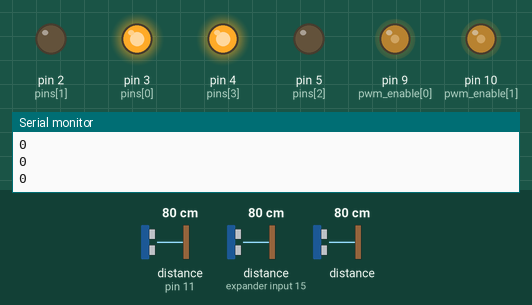
Simulated run of this sketch. Board: Arduino Uno, built with avr-gcc and run on an emulated ATmega328P. On the bench: output pins drawn as LEDs (lit = HIGH), the last lines printed to the serial monitor. The test bench sets the inputs (shaded band); at power-on: distance to the obstacle (sensors on pin 11, expander input 15) 80 cm, distance to the obstacle 80 cm. The echo pulse lasts 58.3 µs per cm.

Above: at 1.2 s.
1.3 s: distance to the obstacle (sensor on pin 11) set to 43 cm
2.8 s: distance to the obstacle (sensor on pin 11) set to 37 cm
At 4.2 s:
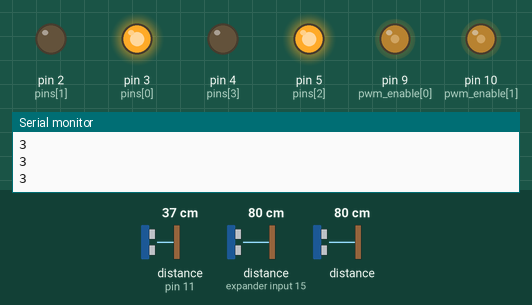
4.5 s: distance to the obstacle (sensor 211) set to 44 cm
6.0 s: distance to the obstacle (sensor 211) set to 36 cm
At 7.1 s:
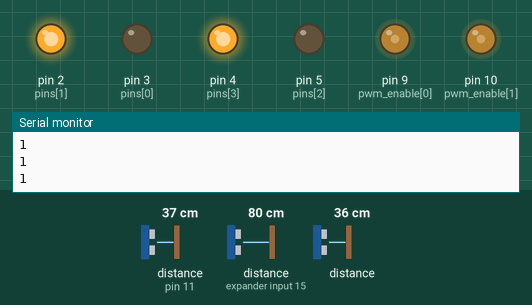
7.5 s: distance to the obstacle (sensor 211) set to 60 cm
At 8.7 s:
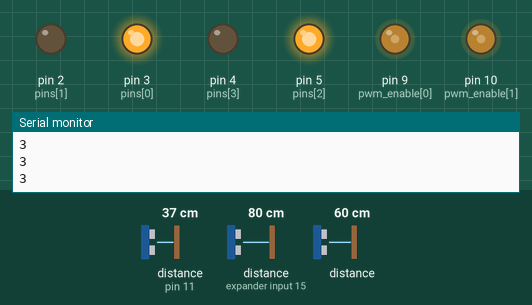
9.0 s: distance to the obstacle (sensor 211) set to 2 cm
At 10.1 s:
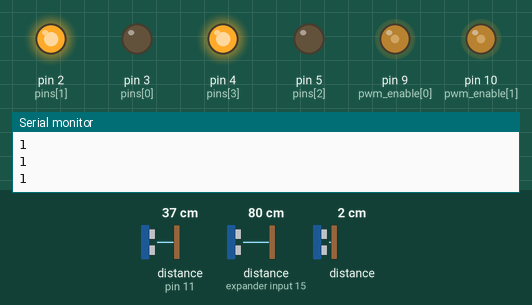
Timing chart, 0 to 11.5 s (numbered marks = the images above; inputs shaded):
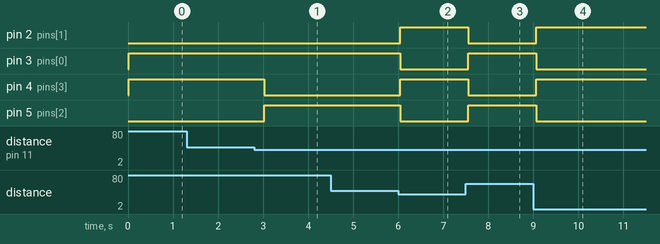

Measured:
- the behaviour switches between 40 and 39 cm on distance to the obstacle (sensor on pin 11) (found by bisection; images 0 and 1)
- the behaviour switches between 40 and 39 cm on distance to the obstacle (sensor 211) (found by bisection; images 1 and 2)
- after the input at 2.8 s, pin 4 (pins[3]): HIGH → LOW after 0.23 s; pin 5 (pins[2]): LOW → HIGH after 0.23 s
- after the input at 6.0 s, pin 2 (pins[1]), pin 4 (pins[3]): LOW → HIGH at once; pin 3 (pins[0]), pin 5 (pins[2]): HIGH → LOW at once
- after the input at 7.5 s, pin 2 (pins[1]), pin 4 (pins[3]): HIGH → LOW after 0.06 s; pin 3 (pins[0]), pin 5 (pins[2]): LOW → HIGH after 0.06 s
- after the input at 9.0 s, pin 2 (pins[1]), pin 4 (pins[3]): LOW → HIGH after 0.06 s; pin 3 (pins[0]), pin 5 (pins[2]): HIGH → LOW after 0.06 s

The sketch:

arduino_code.ino
```cpp
#include <HCSR04.h>

size_t IN1_L = 0, IN2_L = 1;
size_t IN1_R = 2, IN2_R = 3;
size_t LEFT = 0, RIGHT = 1;

#define N_PINS 4
#define N_ENABLE 2
#define FULL_THROTTLE 100
#define NO_THROTTLE 0
#define N_SENSORS 3
enum SensorLocation{SensorLeft=0, SensorCenter=1, SensorRight=2};
enum Control {MoveForward=0, TurnLeft=1, MoveBackward=2, TurnRight=3, Stop=4}; // W,A,S,D

int pins[] = {3, 2, 5, 4};
int pwm_enable[] = {9, 10};

//////////////////////////////
// Ultrasonic sensor code.
//////////////////////////////

struct HcResult {
  float data[N_SENSORS];
};

#define MAX_DISTANCE 40
HcResult parseData(const HCSR04& sensor) {
  HcResult output;
  for (size_t i = 0; i < N_SENSORS; ++i) {
    output.data[i] = min(
      sensor.dist(i) / MAX_DISTANCE,
      1.0
    );
    if (output.data[i] <= 0.0) {
      output.data[i] = 1.0;
    }
  }
  return output;
}
//////////////////////////////

//////////////////////////////
// Planner virtual code
//////////////////////////////

class BasePlanner {
public:
  virtual Control move(const HcResult& sensorOutput);
};
//////////////////////////////

//////////////////////////////
// Basic planner
//////////////////////////////

class BasicPlanner: public BasePlanner {
  float THRESHOLD = 0.99;
public:
  BasicPlanner() {}

  Control move(const HcResult& sensorOutput) {
    if (sensorOutput.data[SensorLocation::SensorLeft] >= THRESHOLD &&
        sensorOutput.data[SensorLocation::SensorRight] >= THRESHOLD &&
        sensorOutput.data[SensorLocation::SensorCenter] >= THRESHOLD) {
          return Control::MoveForward;
    }
    if (sensorOutput.data[SensorLocation::SensorLeft] < THRESHOLD &&
        sensorOutput.data[SensorLocation::SensorRight] >= THRESHOLD) {
      return Control::TurnRight;
    }
    if (sensorOutput.data[SensorLocation::SensorRight] < THRESHOLD &&
        sensorOutput.data[SensorLocation::SensorLeft] >= THRESHOLD) {
      return Control::TurnLeft;
    }
    return Control::TurnLeft;
  }

};
//////////////////////////////


// Codes for directions
int FORWARD[] = {1, 0, 0, 1};
int REVERSE[] = {0, 1, 1, 0};
int STOP[] = {0, 0, 0, 0};
int COUNTERCLOCKWISE[] = {0, 1, 0, 1};
int CLOCKWISE[] = {1, 0, 1, 0};

// Custom code
HCSR04 hc(6, new int[N_SENSORS] {11, 12, 13}, N_SENSORS); //initialisation class HCSR04 (trig pin , echo pin, number of sensor)
BasicPlanner planner;

void setDirectionPins(int pins[N_PINS], int dir[N_PINS]) {
  for (size_t i = 0; i < N_PINS; ++i) {
    digitalWrite(pins[i], dir[i]);
  }
}
void setDirection(int pins[N_PINS], const Control& dir) {
  switch (dir) {
    case Control::MoveForward: {return setDirectionPins(pins, FORWARD);}
    case Control::TurnLeft: {return setDirectionPins(pins, COUNTERCLOCKWISE);}
    case Control::TurnRight: {return setDirectionPins(pins, CLOCKWISE);}
    case Control::MoveBackward: {return setDirectionPins(pins, REVERSE);}
    case Control::Stop: {return setDirectionPins(pins, STOP);}
  }
}

void setEnable(int pwm_enable[N_PINS], int pwm) {
  for (size_t i = 0; i < N_ENABLE; ++i) {
    analogWrite(pwm_enable[i], pwm);
  }
}


void setup() {
  // put your setup code here, to run once:
  for (int i = 0; i < N_PINS; ++i) {
    pinMode(pins[i], OUTPUT);
  }
  for (int i = 0; i < N_ENABLE; ++i) {
    pinMode(pwm_enable[i], OUTPUT);
  }
  setDirection(pins, Control::Stop);
  setEnable(pwm_enable, FULL_THROTTLE);
  Serial.begin(9600);
}

void loop() {
  // Turn left every one second
  HcResult sensorOutput = parseData(hc);
  Control movementDirection = planner.move(sensorOutput);
  Serial.println(movementDirection);
  setDirection(pins, movementDirection);
  delay(200);

}
```
